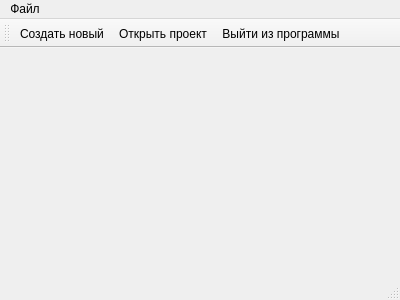
<?xml version="1.0" encoding="UTF-8"?>
<ui version="4.0">
 <class>MainWindow</class>
 <widget class="QMainWindow" name="MainWindow">
  <property name="geometry">
   <rect>
    <x>0</x>
    <y>0</y>
    <width>400</width>
    <height>300</height>
   </rect>
  </property>
  <property name="windowTitle">
   <string>MainWindow</string>
  </property>
  <widget class="QWidget" name="centralWidget"/>
  <widget class="QMenuBar" name="menuBar">
   <property name="geometry">
    <rect>
     <x>0</x>
     <y>0</y>
     <width>400</width>
     <height>22</height>
    </rect>
   </property>
   <widget class="QMenu" name="menu">
    <property name="title">
     <string>Файл</string>
    </property>
    <addaction name="action"/>
    <addaction name="action_2"/>
    <addaction name="action_3"/>
   </widget>
   <addaction name="menu"/>
  </widget>
  <widget class="QToolBar" name="mainToolBar">
   <attribute name="toolBarArea">
    <enum>TopToolBarArea</enum>
   </attribute>
   <attribute name="toolBarBreak">
    <bool>false</bool>
   </attribute>
   <addaction name="action"/>
   <addaction name="action_2"/>
   <addaction name="action_3"/>
  </widget>
  <widget class="QStatusBar" name="statusBar"/>
  <action name="action">
   <property name="icon">
    <iconset>
     <normaloff>img/attribution.png</normaloff>img/attribution.png</iconset>
   </property>
   <property name="text">
    <string>Создать новый</string>
   </property>
  </action>
  <action name="action_2">
   <property name="icon">
    <iconset>
     <normaloff>img/broadcast.png</normaloff>img/broadcast.png</iconset>
   </property>
   <property name="text">
    <string>Открыть проект</string>
   </property>
  </action>
  <action name="action_3">
   <property name="icon">
    <iconset>
     <normaloff>img/targeting.png</normaloff>img/targeting.png</iconset>
   </property>
   <property name="text">
    <string>Выйти из программы</string>
   </property>
  </action>
 </widget>
 <layoutdefault spacing="6" margin="11"/>
 <resources/>
 <connections/>
</ui>
